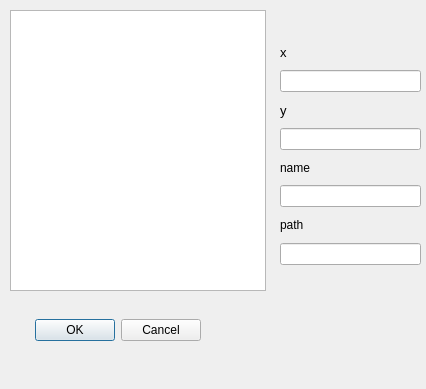
<?xml version="1.0" encoding="UTF-8"?>
<ui version="4.0">
 <class>Dialog</class>
 <widget class="QDialog" name="Dialog">
  <property name="geometry">
   <rect>
    <x>0</x>
    <y>0</y>
    <width>426</width>
    <height>389</height>
   </rect>
  </property>
  <property name="font">
   <font>
    <pointsize>9</pointsize>
   </font>
  </property>
  <property name="windowTitle">
   <string>Dialog</string>
  </property>
  <widget class="QDialogButtonBox" name="buttonBox">
   <property name="geometry">
    <rect>
     <x>0</x>
     <y>310</y>
     <width>201</width>
     <height>41</height>
    </rect>
   </property>
   <property name="orientation">
    <enum>Qt::Horizontal</enum>
   </property>
   <property name="standardButtons">
    <set>QDialogButtonBox::Cancel|QDialogButtonBox::Ok</set>
   </property>
  </widget>
  <widget class="QTextBrowser" name="textBrowser">
   <property name="geometry">
    <rect>
     <x>10</x>
     <y>10</y>
     <width>256</width>
     <height>281</height>
    </rect>
   </property>
  </widget>
  <widget class="QWidget" name="verticalLayoutWidget">
   <property name="geometry">
    <rect>
     <x>280</x>
     <y>40</y>
     <width>141</width>
     <height>225</height>
    </rect>
   </property>
   <layout class="QVBoxLayout" name="verticalLayout_2">
    <item>
     <widget class="QLabel" name="label">
      <property name="font">
       <font>
        <pointsize>10</pointsize>
       </font>
      </property>
      <property name="text">
       <string>x</string>
      </property>
     </widget>
    </item>
    <item>
     <widget class="QLineEdit" name="lineEdit"/>
    </item>
    <item>
     <widget class="QLabel" name="label_2">
      <property name="font">
       <font>
        <pointsize>10</pointsize>
       </font>
      </property>
      <property name="text">
       <string>y</string>
      </property>
     </widget>
    </item>
    <item>
     <widget class="QLineEdit" name="lineEdit_2"/>
    </item>
    <item>
     <widget class="QLabel" name="label_3">
      <property name="text">
       <string>name</string>
      </property>
     </widget>
    </item>
    <item>
     <widget class="QLineEdit" name="lineEdit_3"/>
    </item>
    <item>
     <widget class="QLabel" name="label_4">
      <property name="text">
       <string>path</string>
      </property>
     </widget>
    </item>
    <item>
     <widget class="QLineEdit" name="lineEdit_4"/>
    </item>
   </layout>
  </widget>
 </widget>
 <resources/>
 <connections>
  <connection>
   <sender>buttonBox</sender>
   <signal>accepted()</signal>
   <receiver>Dialog</receiver>
   <slot>accept()</slot>
   <hints>
    <hint type="sourcelabel">
     <x>248</x>
     <y>254</y>
    </hint>
    <hint type="destinationlabel">
     <x>157</x>
     <y>274</y>
    </hint>
   </hints>
  </connection>
  <connection>
   <sender>buttonBox</sender>
   <signal>rejected()</signal>
   <receiver>Dialog</receiver>
   <slot>reject()</slot>
   <hints>
    <hint type="sourcelabel">
     <x>316</x>
     <y>260</y>
    </hint>
    <hint type="destinationlabel">
     <x>286</x>
     <y>274</y>
    </hint>
   </hints>
  </connection>
 </connections>
</ui>
